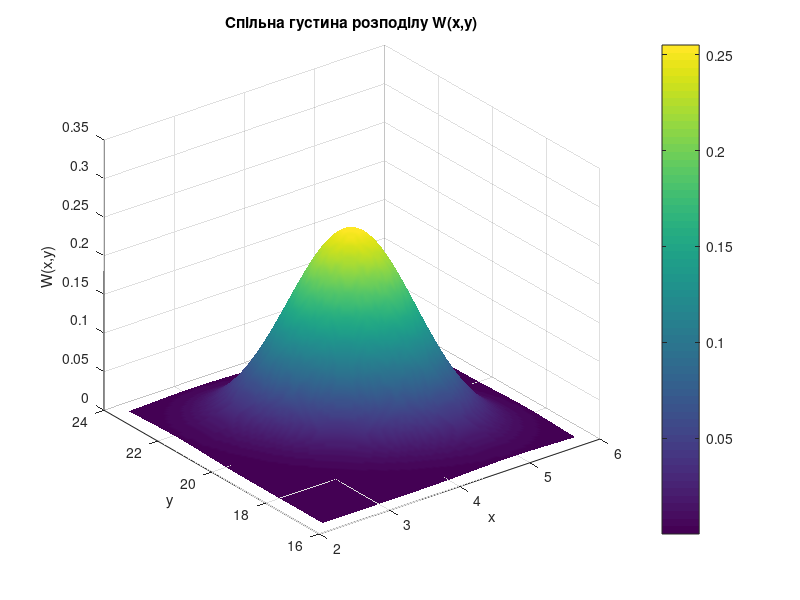
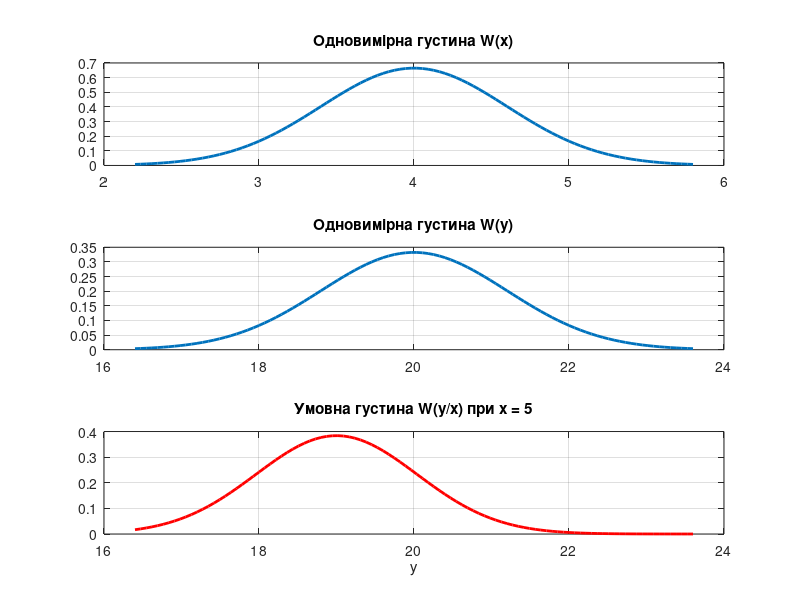
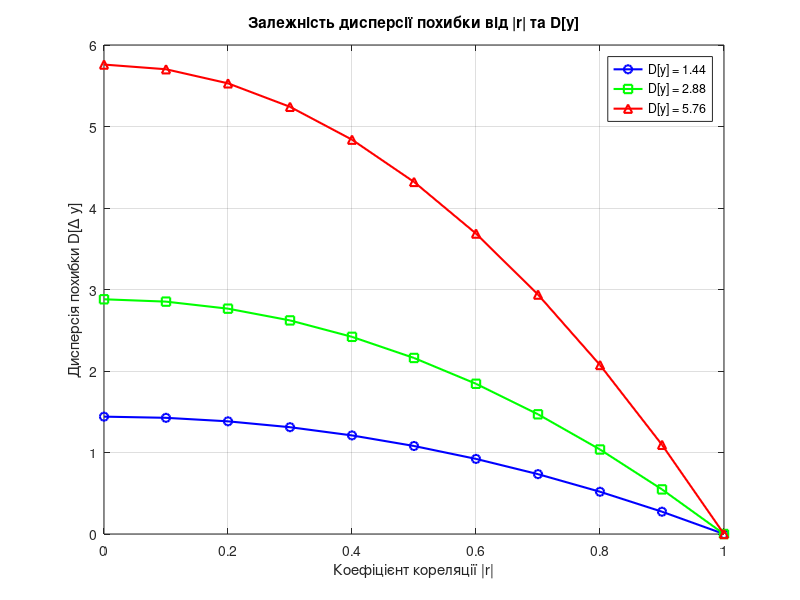
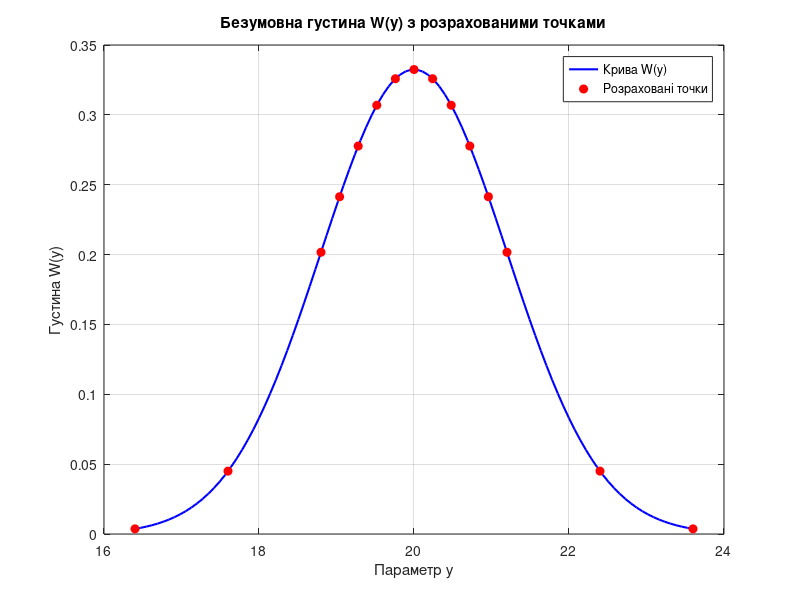

These charts were generated, in order, by the following MATLAB code:
Mx = 4.0;
My = 20.0;
sig_x = 0.6;
sig_y = 1.2;
Dx = sig_x^2;
Dy = sig_y^2;
R1 = -0.5;
R2 = -0.8;
x1 = 5.0;
x2 = 4.0;
x3 = 3.0;
x4 = 2.0;
X_vals = [x1, x2, x3, x4];

% For graphs
x_range = linspace(Mx - 3*sig_x, Mx + 3*sig_x, 100);
y_range = linspace(My - 3*sig_y, My + 3*sig_y, 100);

% 2.2
Wx = (1/(sig_x*sqrt(2*pi))) * exp(-(x_range-Mx).^2 / (2*Dx));
Wy = (1/(sig_y*sqrt(2*pi))) * exp(-(y_range-My).^2 / (2*Dy));

[X, Y] = meshgrid(x_range, y_range);
A = 1 / (2*pi*sig_x*sig_y*sqrt(1-R1^2));
B = -1 / (2*(1-R1^2));
Z = ((X-Mx).^2/Dx) - (2*R1*(X-Mx).*(Y-My)/(sig_x*sig_y)) + ((Y-My).^2/Dy);
Wxy = A * exp(B * Z);

My_x = My + R1 * (sig_y/sig_x) * (x1 - Mx);
Dy_x = Dy * (1 - R1^2);
D_err = Dy_x;

Wy_x = (1/(sqrt(2*pi*Dy_x))) * exp(-(y_range-My_x).^2 / (2*Dy_x));

fprintf('--- Результати пункту 2.2 ---\n');
fprintf('1. Умовне мат. сподівання M[y/x] = %.4f\n', My_x);
fprintf('2. Умовна дисперсія D[y/x] = %.4f\n', Dy_x);
fprintf('3. Дисперсія похибки D[delta y] = %.4f\n', D_err);

% 2.3
Dy_base = sig_y^2;
r_range = 0:0.1:1.0;
Dy_vals = [Dy_base, 2*Dy_base, 4*Dy_base];
table_data = zeros(length(r_range), 3);

for j = 1:3
    for i = 1:length(r_range)
        % D_err = Dy * (1 - r^2)
        table_data(i, j) = Dy_vals(j) * (1 - r_range(i)^2);
    end
end

fprintf('\nТаблиця залежності D[delta y] від r та D[y]:\n');
fprintf('|  |r|  | D[y]1=%.2f | D[y]2=%.2f | D[y]3=%.2f |\n', Dy_vals(1), Dy_vals(2), Dy_vals(3));
fprintf('----------------------------------------------------------\n');
for i = 1:length(r_range)
    fprintf('|  %.1f  |   %.4f   |   %.4f   |   %.4f   |\n', ...
            r_range(i), table_data(i,1), table_data(i,2), table_data(i,3));
end

% 2.4
k_vals = [0, 0.2, 0.4, 0.6, 0.8, 1, 2, 3];
y_points = unique([My - flip(k_vals)*sig_y, My + k_vals*sig_y]);
Wy_points = (1/(sig_y*sqrt(2*pi))) * exp(-(y_points-My).^2 / (2*Dy));

fprintf('\n--- Результати пункту 2.4 (Значення W(y)) ---\n');
fprintf('    y    |   W(y)   \n');
fprintf('--------------------\n');
for i = 1:length(y_points)
    fprintf('%8.2f | %10.6f \n', y_points(i), Wy_points(i));
end

% 2.5
r_to_test = [R1, R2];
k_steps = [0, 0.2, 0.4, 0.6, 0.8, 1, 2, 3];

fprintf('\n--- Результати пункту 2.5 (Таблиця умовних густин) ---\n');

for idx_r = 1:2
    curr_r = r_to_test(idx_r);
    Dy_x = Dy * (1 - curr_r^2);
    sig_y_x = sqrt(Dy_x);

    fprintf('\nДля r = %.1f:\n', curr_r);
    fprintf(' к*sig |   X=5.0    |   X=4.0    |   X=3.0    |   X=2.0    |\n');
    fprintf('----------------------------------------------------------\n');

    for k = k_steps
        row_str = sprintf(' %3.1fσ  |', k);
        for idx_x = 1:4
            xj_curr = X_vals(idx_x);
            My_x_curr = My + curr_r * (sig_y/sig_x) * (xj_curr - Mx);

            y_point = My_x_curr + k * sig_y;

            W_val = (1/(sig_y_x*sqrt(2*pi))) * exp(-(y_point-My_x_curr).^2 / (2*Dy_x));
            row_str = [row_str, sprintf('  %.6f  |', W_val)];
        end

        fprintf('%s\n', row_str);
    end
end

% 2.7
My_x_theory = My + R1 * (sig_y/sig_x) * (x2 - Mx);
Dy_x_eval = Dy * (1 - R1^2);

target_func = @(y) -(1/(sqrt(2*pi*Dy_x_eval))) * exp(-(y - My_x_theory).^2 / (2*Dy_x_eval));

eps = 0.0001;
max_it = 100;

% Метод дихотомії

a1 = 15; b1 = 25;
iter_dich = 0;

while (b1 - a1) > eps && iter_dich < max_it
    iter_dich = iter_dich + 1;
    y_mid = (a1 + b1) / 2;
    f1 = target_func(y_mid - eps/10);
    f2 = target_func(y_mid + eps/10);

    if f1 < f2
        b1 = y_mid;
    else
        a1 = y_mid;
    end
end
y_opt_dich = (a1 + b1) / 2;

% Метод Пауелла
opts_p = optimset('TolX', eps, 'MaxIter', max_it);
[y_opt_pow, ~, ~, output_p] = fminbnd(target_func, 15, 25, opts_p);
iter_pow = output_p.iterations;

% Метод Ньютона
opts_n = optimset('TolX', eps, 'MaxIter', max_it, 'Display', 'off');
[y_opt_newt, ~, ~, output_n] = fminunc(target_func, 19, opts_n);
iter_newt = output_n.iterations;

fprintf('\n--- Результати пункту 2.3.7 ---\n');
fprintf('Метод             |  Результат Y* | Ітерацій\n');
fprintf('--------------------------------------------\n');
fprintf('Дихотомія         |   %.6f    |   %d\n', y_opt_dich, iter_dich);
fprintf('Пауелла           |   %.6f    |   %d\n', y_opt_pow, iter_pow);
fprintf('Ньютона-Рафсона   |   %.6f    |   %d\n', y_opt_newt, iter_newt);
fprintf('--------------------------------------------\n');
fprintf('Теоретична мода   |   %.6f\n', My_x_theory);

% --- 2.8
% M[y/x] = My + r * (sig_y / sig_x) * (x - Mx)
Y_opt_theory = My + R1 * (sig_y / sig_x) * (x2 - Mx);

fprintf('\n--- Результати пункту 2.8 ---\n');
fprintf('Оптимальна оцінка Y*(2) за формулою: %.4f\n', Y_opt_theory);

% 2.9
Y_ref = Y_opt_theory;

Y_results = [y_opt_dich, y_opt_pow, y_opt_newt];
method_names = {'Дихотомія', 'Пауелла', 'Ньютона-Рафсона'};

fprintf('\n--- Результати пункту 2.3.9 (Аналіз похибок) ---\n');
fprintf('Метод             | Абс. похибка | Відн. похибка (%%)\n');
fprintf('------------------------------------------------------\n');

for i = 1:3
    abs_err = abs(Y_results(i) - Y_ref);

    rel_err = (abs_err / Y_ref) * 100;

    fprintf('%-17s |   %.8f   |   %.8f %%\n', ...
            method_names{i}, abs_err, rel_err);
end

% --- Побудова графіків ---

% W(x,y)
figure(1);
surf(X, Y, Wxy);
shading interp; colorbar;
title('Спільна густина розподілу W(x,y)');
xlabel('x'); ylabel('y'); zlabel('W(x,y)');

% W(x), W(y), W(y/x)
figure(2);
subplot(3,1,1); plot(x_range, Wx, 'LineWidth', 2); grid on;
title('Одновимірна густина W(x)');
subplot(3,1,2); plot(y_range, Wy, 'LineWidth', 2); grid on;
title('Одновимірна густина W(y)');
subplot(3,1,3); plot(y_range, Wy_x, 'r', 'LineWidth', 2); grid on;
title(['Умовна густина W(y/x) при x = ', num2str(x1)]);
xlabel('y');

% 2.3
figure(3);
plot(r_range, table_data(:,1), '-ob', 'LineWidth', 1.5); hold on;
plot(r_range, table_data(:,2), '-sg', 'LineWidth', 1.5);
plot(r_range, table_data(:,3), '-^r', 'LineWidth', 1.5);
grid on;
legend(['D[y] = ', num2str(Dy_vals(1))], ...
       ['D[y] = ', num2str(Dy_vals(2))], ...
       ['D[y] = ', num2str(Dy_vals(3))]);
xlabel('Коефіцієнт кореляції |r|');
ylabel('Дисперсія похибки D[\Delta y]');
title('Залежність дисперсії похибки від |r| та D[y]');

% 2.4
figure(4);
plot(y_range, Wy, 'b', 'LineWidth', 1.5); hold on;
plot(y_points, Wy_points, 'ro', 'MarkerFaceColor', 'r');
grid on;
xlabel('Параметр y');
ylabel('Густина W(y)');
title('Безумовна густина W(y) з розрахованими точками');
legend('Крива W(y)', 'Розраховані точки');

% 2.6
colors = ['r', 'g', 'b', 'k'];
r_to_plot = [R1, R2];

for idx_r = 1:2
    figure('Name', ['Аналіз густин при r = ', num2str(r_to_plot(idx_r))]);
    hold on;

    plot(y_range, Wy, '--k', 'LineWidth', 2, 'DisplayName', 'Безумовна W(y)');

    curr_r = r_to_plot(idx_r);
    Dy_x = Dy * (1 - curr_r^2);

    for idx_x = 1:4
        xj_curr = X_vals(idx_x);
        My_x_curr = My + curr_r * (sig_y/sig_x) * (xj_curr - Mx);
        Wy_x_curr = (1/(sqrt(2*pi*Dy_x))) * exp(-(y_range-My_x_curr).^2 / (2*Dy_x));

        plot(y_range, Wy_x_curr, colors(idx_x), 'LineWidth', 1.5, ...
             'DisplayName', ['W(y/x) при X = ', num2str(xj_curr)]);
    end

    grid on;
    xlabel('Параметр Y'); ylabel('Густина');
    title(['Порівняльний аналіз густин (r = ', num2str(curr_r), ')']);
    legend('Location', 'northeastoutside');
end

